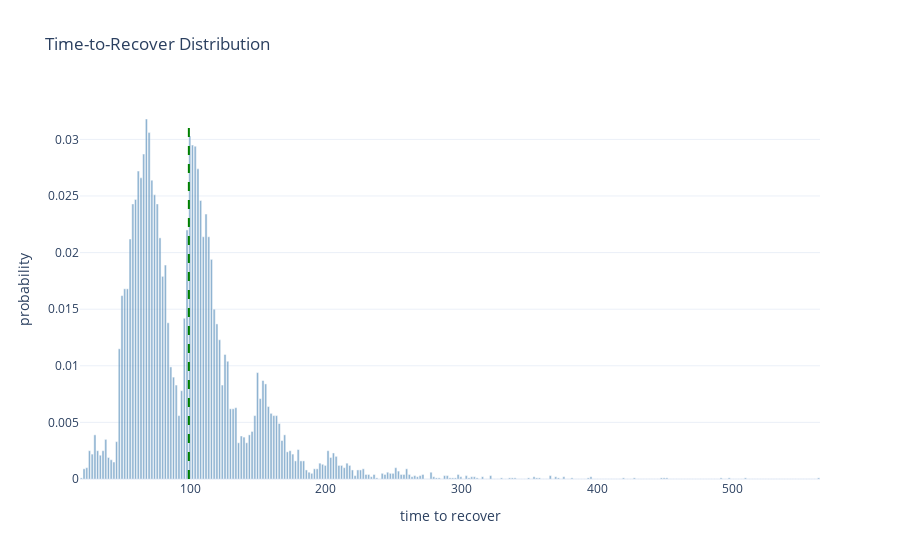
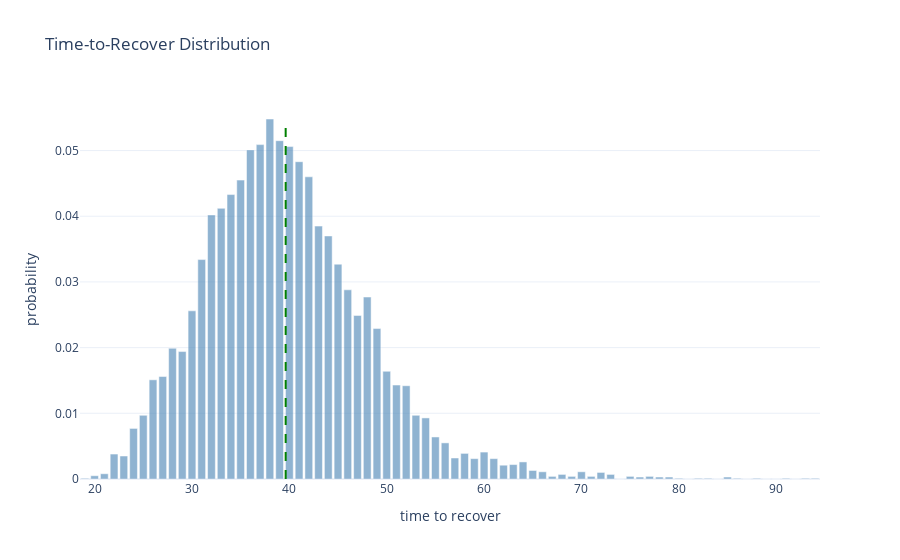
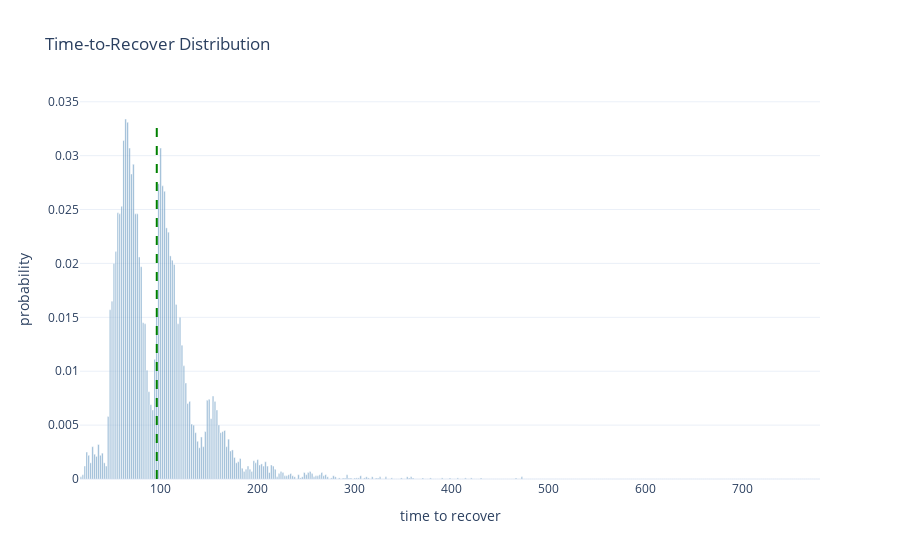
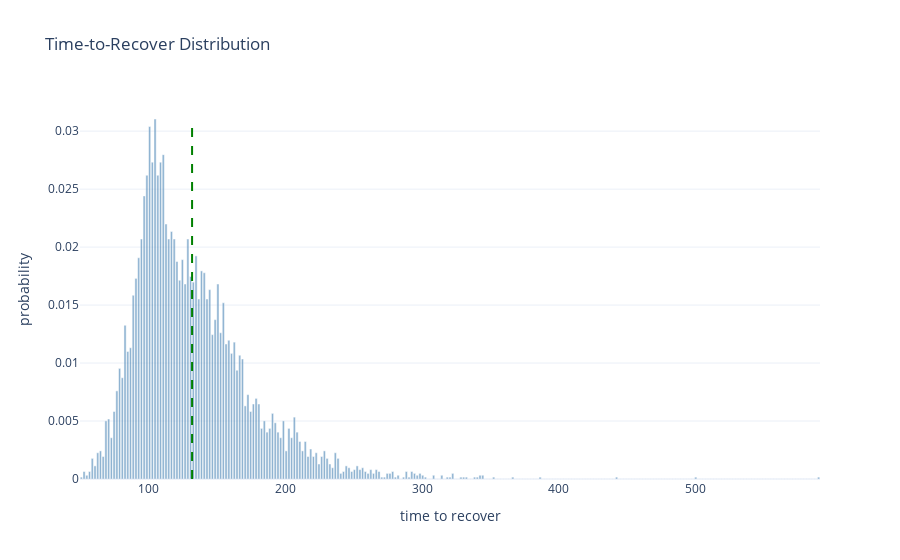

These figures' notebook cell, in order:
### Code cell
# Just restart the notebook and it will run all benchmarks again.
# Cached benchmarks are stored in memory and reused if the source file did not change.


from pprint import pprint


def compute_sha1(path):
    """Return SHA1 hash of the file's contents."""
    with open(path, "rb") as f:
        return hashlib.sha1(f.read()).hexdigest()


def load_module(name):
    """Import or reload impls.<name>."""
    full_name = "impls." + name

    if full_name in globals():
        module = importlib.reload(globals()[full_name])
    else:
        module = importlib.import_module(full_name)
        globals()[full_name] = module

    return module


def report(stats):
    render_distribution(stats)
    pprint(stats["metrics"])


# Iterate over implementation files
for file in IMPLS_DIR.glob("*.py"):
    name = file.stem

    # Skip interface and private modules
    if name == "_interface" or name.startswith("_"):
        continue

    print("Found implementation:", name)

    file_hash = compute_sha1(file)

    # If cached: check whether file changed
    if name in benchmark_cache:
        cached = benchmark_cache[name]
        cached_hash = cached["hash"]
        cached_stats = cached["stats"]

        if cached_hash == file_hash:
            print("  No changes. Using cached benchmark.")
            report(cached_stats)
            continue
        else:
            print("  File changed. Reloading and benchmarking again.")
    else:
        print("  First time seen. Benchmarking.")

    # Load/reload implementation
    module = load_module(name)

    # Require expected constructors
    if not hasattr(module, "producer_constructor") or not hasattr(
        module, "recoverer_constructor"
    ):
        print("  Missing constructors. Skipping.\n")
        continue

    N = 5
    D = 2**20
    producer_constructor = module.producer_constructor
    recoverer_constructor = module.recoverer_constructor
    D = getattr(module, "override_D", lambda _: D)(N)

    # Run benchmark
    stats = visual_benchmark(
        producer_constructor,
        recoverer_constructor,
        N=N,
        D=D,
        passes=10000,
    )

    # Store into cache
    benchmark_cache[name] = {
        "hash": file_hash,
        "stats": stats,
    }

    # Render the new result
    report(stats)

### Figure 1 — Plotly figure (JSON) as saved in the notebook; plotly's stock layout.template omitted (floating-point values rounded to 4 significant figures; data arrays with more than 128 entries replaced by an {"elided": "..."} marker saying what was removed)
{"data": [{"marker": {"color": "steelblue"}, "name": "probability", "opacity": 0.6, "type": "bar", "x": {"elided": "273 float values"}, "y": {"elided": "273 float values"}}], "layout": {"shapes": [{"line": {"color": "green", "dash": "dash", "width": 2}, "type": "line", "x0": 98.83, "x1": 98.83, "y0": 0, "y1": 0.0318}], "title": {"text": "Time-to-Recover Distribution"}, "xaxis": {"title": {"text": "time to recover"}}, "yaxis": {"title": {"text": "probability"}}}}

### Figure 2 — Plotly figure (JSON) as saved in the notebook; plotly's stock layout.template omitted (floating-point values rounded to 4 significant figures)
{"data": [{"marker": {"color": "steelblue"}, "name": "probability", "opacity": 0.6, "type": "bar", "x": [19, 20, 21, 22, 23, 24, 25, 26, 27, 28, 29, 30, 31, 32, 33, 34, 35, 36, 37, 38, 39, 40, 41, 42, 43, 44, 45, 46, 47, 48, 49, 50, 51, 52, 53, 54, 55, 56, 57, 58, 59, 60, 61, 62, 63, 64, 65, 66, 67, 68, 69, 70, 71, 72, 73, 74, 75, 76, 77, 78, 79, 80, 81, 82, 83, 84, 85, 86, 87, 88, 89, 90, 91, 92, 93, 94], "y": [0.0001, 0.0005, 0.0008, 0.0038, 0.0035, 0.0077, 0.0097, 0.0151, 0.0156, 0.0199, 0.0194, 0.0256, 0.0334, 0.0402, 0.0412, 0.0433, 0.0455, 0.0501, 0.0509, 0.0548, 0.0515, 0.0506, 0.0483, 0.046, 0.0385, 0.037, 0.0327, 0.0288, 0.0249, 0.0277, 0.0229, 0.0164, 0.0143, 0.0142, 0.0097, 0.0093, 0.0064, 0.0055, 0.0032, 0.0039, 0.0031, 0.0041, 0.0031, 0.0021, 0.0022, 0.0026, 0.0013, 0.0011, 0.0004, 0.0007, 0.0004, 0.0011, 0.0004, 0.001, 0.0007, 0.0, 0.0004, 0.0003, 0.0004, 0.0003, 0.0003, 0.0001, 0.0, 0.0001, 0.0001, 0.0, 0.0003, 0.0001, 0.0, 0.0001, 0.0, 0.0, 0.0001, 0.0, 0.0001, 0.0001]}], "layout": {"shapes": [{"line": {"color": "green", "dash": "dash", "width": 2}, "type": "line", "x0": 39.62, "x1": 39.62, "y0": 0, "y1": 0.0548}], "title": {"text": "Time-to-Recover Distribution"}, "xaxis": {"title": {"text": "time to recover"}}, "yaxis": {"title": {"text": "probability"}}}}

### Figure 3 — Plotly figure (JSON) as saved in the notebook; plotly's stock layout.template omitted (floating-point values rounded to 4 significant figures; data arrays with more than 128 entries replaced by an {"elided": "..."} marker saying what was removed)
{"data": [{"marker": {"color": "steelblue"}, "name": "probability", "opacity": 0.6, "type": "bar", "x": {"elided": "381 float values"}, "y": {"elided": "381 float values"}}], "layout": {"shapes": [{"line": {"color": "green", "dash": "dash", "width": 2}, "type": "line", "x0": 96.56, "x1": 96.56, "y0": 0, "y1": 0.0334}], "title": {"text": "Time-to-Recover Distribution"}, "xaxis": {"title": {"text": "time to recover"}}, "yaxis": {"title": {"text": "probability"}}}}

### Figure 4 — Plotly figure (JSON) as saved in the notebook; plotly's stock layout.template omitted (floating-point values rounded to 4 significant figures; data arrays with more than 128 entries replaced by an {"elided": "..."} marker saying what was removed)
{"data": [{"marker": {"color": "steelblue"}, "name": "probability", "opacity": 0.6, "type": "bar", "x": {"elided": "271 float values"}, "y": {"elided": "271 float values"}}], "layout": {"shapes": [{"line": {"color": "green", "dash": "dash", "width": 2}, "type": "line", "x0": 131.6, "x1": 131.6, "y0": 0, "y1": 0.03105}], "title": {"text": "Time-to-Recover Distribution"}, "xaxis": {"title": {"text": "time to recover"}}, "yaxis": {"title": {"text": "probability"}}}}
